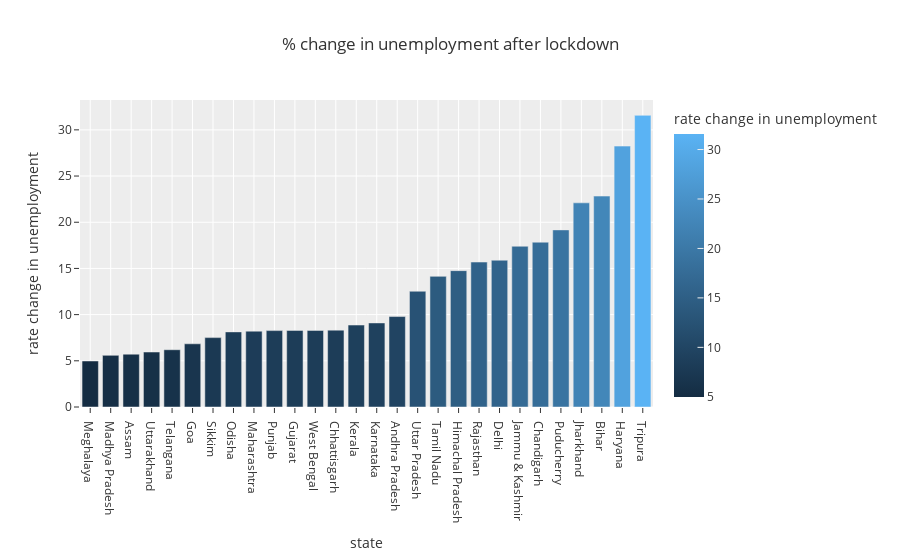

Notebook code for this chart:
### Code cell
# visualisation of percentage of rate change of unemployment after lockdown
import plotly.express as px

fig = px.bar(lockdown, x='state', y='rate change in unemployment', title="% change in unemployment after lockdown",color='rate change in unemployment', template="ggplot2")
fig.update_layout(xaxis={'categoryorder':'total ascending'})
fig.show()

### Figure 1 — Plotly figure (JSON) as saved in the notebook; plotly's stock layout.template omitted (floating-point values rounded to 4 significant figures)
{"data": [{"alignmentgroup": "True", "hovertemplate": "state=%{x}<br>rate change in unemployment=%{marker.color}<extra></extra>", "legendgroup": "", "marker": {"color": [9.79, 5.72, 22.83, 17.84, 8.32, 15.89, 6.84, 8.29, 28.24, 14.76, 17.4, 22.1, 9.1, 8.87, 5.59, 8.21, 4.98, 8.13, 19.17, 8.27, 15.69, 7.51, 14.14, 6.2, 31.57, 12.53, 5.95, 8.29], "coloraxis": "coloraxis", "pattern": {"shape": ""}}, "name": "", "offsetgroup": "", "orientation": "v", "showlegend": false, "textposition": "auto", "type": "bar", "x": ["Andhra Pradesh", "Assam", "Bihar", "Chandigarh", "Chhattisgarh", "Delhi", "Goa", "Gujarat", "Haryana", "Himachal Pradesh", "Jammu & Kashmir", "Jharkhand", "Karnataka", "Kerala", "Madhya Pradesh", "Maharashtra", "Meghalaya", "Odisha", "Puducherry", "Punjab", "Rajasthan", "Sikkim", "Tamil Nadu", "Telangana", "Tripura", "Uttar Pradesh", "Uttarakhand", "West Bengal"], "xaxis": "x", "y": [9.79, 5.72, 22.83, 17.84, 8.32, 15.89, 6.84, 8.29, 28.24, 14.76, 17.4, 22.1, 9.1, 8.87, 5.59, 8.21, 4.98, 8.13, 19.17, 8.27, 15.69, 7.51, 14.14, 6.2, 31.57, 12.53, 5.95, 8.29], "yaxis": "y"}], "layout": {"barmode": "relative", "coloraxis": {"colorbar": {"title": {"text": "rate change in unemployment"}}, "colorscale": [[0, "rgb(20,44,66)"], [1, "rgb(90,179,244)"]]}, "legend": {"tracegroupgap": 0}, "title": {"text": "% change in unemployment after lockdown"}, "xaxis": {"anchor": "y", "categoryorder": "total ascending", "domain": [0, 1], "title": {"text": "state"}}, "yaxis": {"anchor": "x", "domain": [0, 1], "title": {"text": "rate change in unemployment"}}}}
